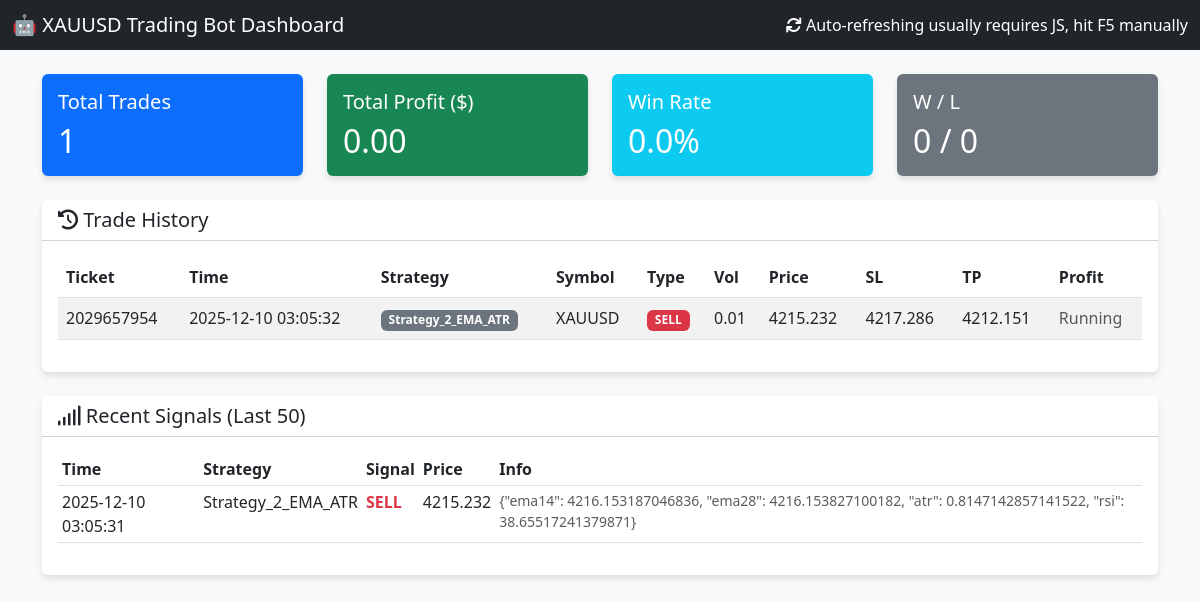
Before: / with the older database file.
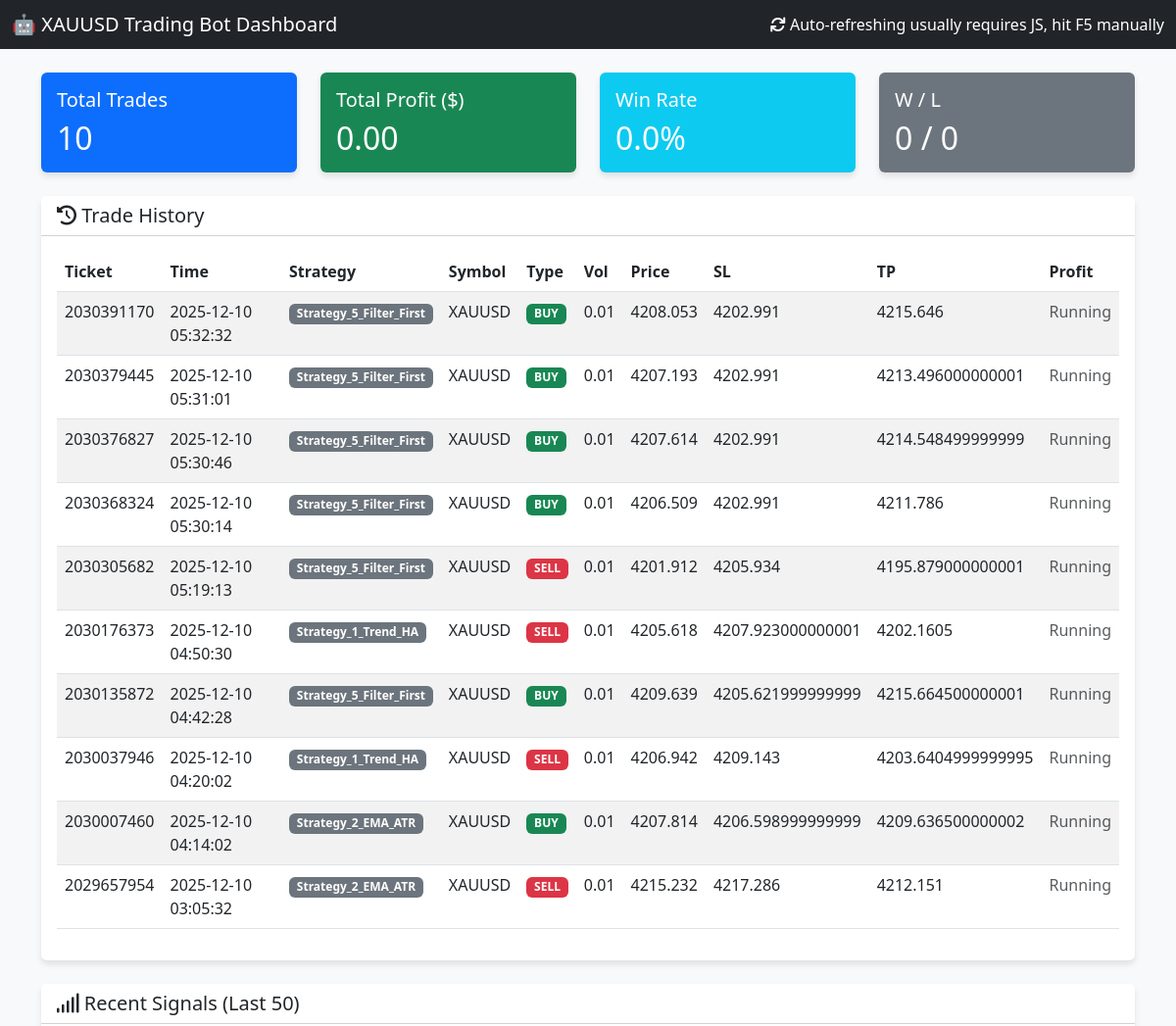
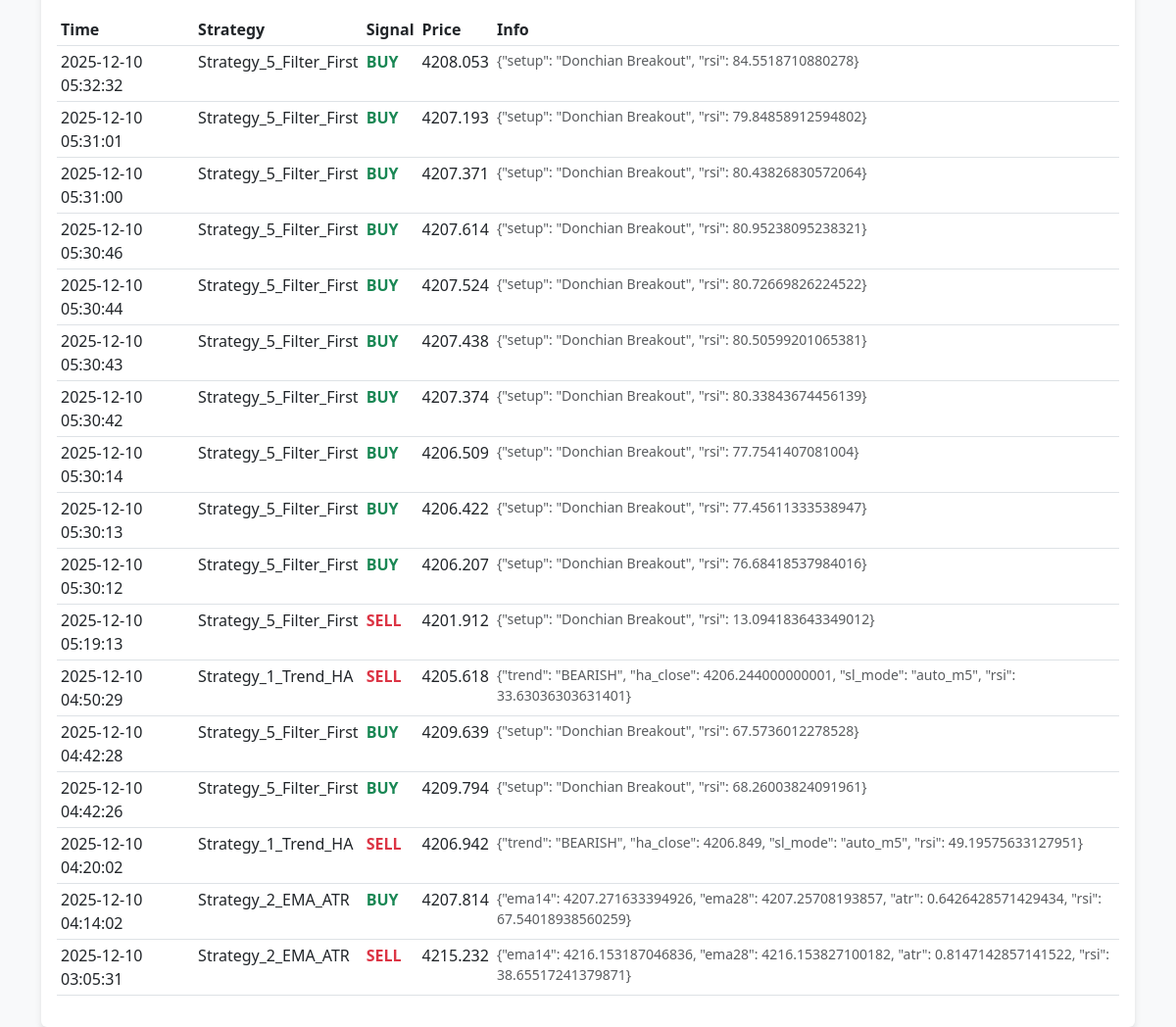
After: the same page with the newer database file (2 pictures, top to bottom).
### tables this page shows
CREATE TABLE orders (
                ticket INTEGER PRIMARY KEY,
                strategy_name TEXT,
                symbol TEXT,
                order_type TEXT,
                volume REAL,
                open_price REAL,
                sl REAL,
                tp REAL,
                open_time DATETIME,
                close_price REAL,
                profit REAL,
                comment TEXT
            );

CREATE TABLE signals (
                id INTEGER PRIMARY KEY AUTOINCREMENT,
                timestamp DATETIME DEFAULT CURRENT_TIMESTAMP,
                strategy_name TEXT,
                symbol TEXT,
                signal_type TEXT,
                price REAL,
                sl REAL,
                tp REAL,
                indicators TEXT,
                status TEXT
            );

### dashboard.py (the view)
@app.route('/')
def index():
    cur = get_db().cursor()
    cur.execute("SELECT * FROM orders ORDER BY open_time DESC")
    orders = cur.fetchall()
    total_trades = len(orders)
    total_profit = sum([o['profit'] for o in orders if o['profit'] is not None])
    wins = len([o for o in orders if o['profit'] is not None and o['profit'] > 0])
    losses = len([o for o in orders if o['profit'] is not None and o['profit'] < 0])
    win_rate = (wins / total_trades * 100) if total_trades > 0 else 0
    cur.execute("SELECT * FROM signals ORDER BY timestamp DESC LIMIT 50")
    signals = cur.fetchall()
    return render_template('index.html',
                           orders=orders,
                           signals=signals,
                           total_trades=total_trades,
                           total_profit=total_profit,
                           win_rate=win_rate,
                           wins=wins,
                           losses=losses)

### dashboard.py (called while the page is built)
def get_db():
    db = getattr(g, '_database', None)
    if db is None:
        db = g._database = sqlite3.connect(DB_PATH)
        db.row_factory = sqlite3.Row
    return db

@app.teardown_appcontext
def close_connection(exception):
    db = getattr(g, '_database', None)
    if db is not None:
        db.close()

### templates/index.html (shortened to what this page needs)
<!DOCTYPE html>
<html lang="en">
<head>
    <link href="https://cdn.jsdelivr.net/npm/bootstrap@5.3.0/dist/css/bootstrap.min.css" rel="stylesheet">
    <link href="https://cdnjs.cloudflare.com/ajax/libs/font-awesome/6.0.0/css/all.min.css" rel="stylesheet">
</head>
<body>
    <nav class="navbar navbar-dark bg-dark mb-4">
        <div class="container-fluid">
            <span class="navbar-brand mb-0 h1">🤖 XAUUSD Trading Bot Dashboard</span>
            <span class="text-white"><i class="fas fa-sync"></i> Auto-refreshing usually requires JS, hit F5
                manually</span>
        </div>
    </nav>
    <div class="container">
        <div class="row mb-4">
            <div class="col-md-3">
                <div class="card bg-primary text-white">
                    <div class="card-body">
                        <h5 class="card-title">Total Trades</h5>
                        <h2 class="card-text">{{ total_trades }}</h2>
                    </div>
                </div>
            </div>
            <div class="col-md-3">
                <div class="card {% if total_profit >= 0 %}bg-success{% else %}bg-danger{% endif %} text-white">
                    <div class="card-body">
                        <h5 class="card-title">Total Profit ($)</h5>
                        <h2 class="card-text">{{ "%.2f"|format(total_profit) }}</h2>
                    </div>
                </div>
            </div>
            <div class="col-md-3">
                <div class="card bg-info text-white">
                    <div class="card-body">
                        <h5 class="card-title">Win Rate</h5>
                        <h2 class="card-text">{{ "%.1f"|format(win_rate) }}%</h2>
                    </div>
                </div>
            </div>
            <div class="col-md-3">
                <div class="card bg-secondary text-white">
                    <div class="card-body">
                        <h5 class="card-title">W / L</h5>
                        <h2 class="card-text">{{ wins }} / {{ losses }}</h2>
                    </div>
                </div>
            </div>
        </div>
        <div class="card mb-4">
            <div class="card-header bg-white">
                <h5 class="mb-0"><i class="fas fa-history"></i> Trade History</h5>
            </div>
            <div class="card-body">
                <div class="table-responsive">
                    <table class="table table-hover table-striped">
                        <thead>
                            <tr>
                                <th>Ticket</th>
                                <th>Time</th>
                                <th>Strategy</th>
                                <th>Symbol</th>
                                <th>Type</th>
                                <th>Vol</th>
                                <th>Price</th>
                                <th>SL</th>
                                <th>TP</th>
                                <th>Profit</th>
                            </tr>
                        </thead>
                        <tbody>
                            {% for order in orders %}
                            <tr>
                                <td>{{ order.ticket }}</td>
                                <td>{{ order.open_time }}</td>
                                <td><span class="badge bg-secondary">{{ order.strategy_name }}</span></td>
                                <td>{{ order.symbol }}</td>
                                <td>
                                    {% if order.order_type == 'BUY' %}
                                    <span class="badge badge-buy">BUY</span>
                                    {% else %}
                                    <span class="badge badge-sell">SELL</span>
                                    {% endif %}
                                </td>
                                <td>{{ order.volume }}</td>
                                <td>{{ order.open_price }}</td>
                                <td>{{ order.sl }}</td>
                                <td>{{ order.tp }}</td>
                                <td
                                    class="{% if order.profit is not none and order.profit >= 0 %}profit-pos{% elif order.profit is not none %}profit-neg{% endif %}">
                                    {% if order.profit is not none %}
                                    {{ "%.2f"|format(order.profit) }}
                                    {% else %}
                                    <span class="text-muted">Running</span>
                                    {% endif %}
                                </td>
                            </tr>
                            {% endfor %}
                        </tbody>
                    </table>
                </div>
            </div>
        </div>
        <div class="card">
            <div class="card-header bg-white">
                <h5 class="mb-0"><i class="fas fa-signal"></i> Recent Signals (Last 50)</h5>
            </div>
            <div class="card-body">
                <div class="table-responsive">
                    <table class="table table-sm">
                        <thead>
                            <tr>
                                <th>Time</th>
                                <th>Strategy</th>
                                <th>Signal</th>
                                <th>Price</th>
                                <th>Info</th>
                            </tr>
                        </thead>
                        <tbody>
                            {% for sig in signals %}
                            <tr>
                                <td>{{ sig.timestamp }}</td>
                                <td>{{ sig.strategy_name }}</td>
                                <td>
                                    {% if sig.signal_type == 'BUY' %}
                                    <span class="text-success fw-bold">BUY</span>
                                    {% else %}
                                    <span class="text-danger fw-bold">SELL</span>
                                    {% endif %}
                                </td>
                                <td>{{ sig.price }}</td>
                                <td class="small text-muted">{{ sig.indicators }}</td>
                            </tr>
                            {% endfor %}
                        </tbody>
                    </table>
                </div>
            </div>
        </div>
    </div>
</body>
</html>

### templates/index.html (style rules this page uses)
body { background-color: #f8f9fa; }
.card { box-shadow: 0 4px 6px rgba(0, 0, 0, 0.1); border: none; }
.badge-buy { background-color: #198754; }
.badge-sell { background-color: #dc3545; }

Changed rows visible on the page:
added orders: ticket "2030391170", open_time "2025-12-10 05:32:32", strategy_name "Strategy_5_Filter_First", symbol "XAUUSD", order_type "BUY", volume "0.01", open_price "4208.053", sl "4202.991", tp "4215.646"
added orders: ticket "2030379445", open_time "2025-12-10 05:31:01", strategy_name "Strategy_5_Filter_First", symbol "XAUUSD", order_type "BUY", volume "0.01", open_price "4207.193", sl "4202.991", tp "4213.496000000001"
added orders: ticket "2030376827", open_time "2025-12-10 05:30:46", strategy_name "Strategy_5_Filter_First", symbol "XAUUSD", order_type "BUY", volume "0.01", open_price "4207.614", sl "4202.991", tp "4214.548499999999"
added orders: ticket "2030368324", open_time "2025-12-10 05:30:14", strategy_name "Strategy_5_Filter_First", symbol "XAUUSD", order_type "BUY", volume "0.01", open_price "4206.509", sl "4202.991", tp "4211.786"
added orders: ticket "2030305682", open_time "2025-12-10 05:19:13", strategy_name "Strategy_5_Filter_First", symbol "XAUUSD", order_type "SELL", volume "0.01", open_price "4201.912", sl "4205.934", tp "4195.879000000001"
added orders: ticket "2030176373", open_time "2025-12-10 04:50:30", strategy_name "Strategy_1_Trend_HA", symbol "XAUUSD", order_type "SELL", volume "0.01", open_price "4205.618", sl "4207.923000000001", tp "4202.1605"
added orders: ticket "2030135872", open_time "2025-12-10 04:42:28", strategy_name "Strategy_5_Filter_First", symbol "XAUUSD", order_type "BUY", volume "0.01", open_price "4209.639", sl "4205.621999999999", tp "4215.664500000001"
added orders: ticket "2030037946", open_time "2025-12-10 04:20:02", strategy_name "Strategy_1_Trend_HA", symbol "XAUUSD", order_type "SELL", volume "0.01", open_price "4206.942", sl "4209.143", tp "4203.6404999999995"
added orders: ticket "2030007460", open_time "2025-12-10 04:14:02", strategy_name "Strategy_2_EMA_ATR", symbol "XAUUSD", order_type "BUY", volume "0.01", open_price "4207.814", sl "4206.598999999999", tp "4209.636500000002"
added signals: timestamp "2025-12-10 05:32:32", strategy_name "Strategy_5_Filter_First", signal_type "BUY", price "4208.053", indicators "{\"setup\": \"Donchian Breakout\", \"rsi\": 84.5518710880278}"
added signals: timestamp "2025-12-10 05:31:01", strategy_name "Strategy_5_Filter_First", signal_type "BUY", price "4207.193", indicators "{\"setup\": \"Donchian Breakout\", \"rsi\": 79.84858912594802}"
added signals: timestamp "2025-12-10 05:31:00", strategy_name "Strategy_5_Filter_First", signal_type "BUY", price "4207.371", indicators "{\"setup\": \"Donchian Breakout\", \"rsi\": 80.43826830572064}"
added signals: timestamp "2025-12-10 05:30:46", strategy_name "Strategy_5_Filter_First", signal_type "BUY", price "4207.614", indicators "{\"setup\": \"Donchian Breakout\", \"rsi\": 80.95238095238321}"
added signals: timestamp "2025-12-10 05:30:44", strategy_name "Strategy_5_Filter_First", signal_type "BUY", price "4207.524", indicators "{\"setup\": \"Donchian Breakout\", \"rsi\": 80.72669826224522}"
added signals: timestamp "2025-12-10 05:30:43", strategy_name "Strategy_5_Filter_First", signal_type "BUY", price "4207.438", indicators "{\"setup\": \"Donchian Breakout\", \"rsi\": 80.50599201065381}"
added signals: timestamp "2025-12-10 05:30:42", strategy_name "Strategy_5_Filter_First", signal_type "BUY", price "4207.374", indicators "{\"setup\": \"Donchian Breakout\", \"rsi\": 80.33843674456139}"
added signals: timestamp "2025-12-10 05:30:14", strategy_name "Strategy_5_Filter_First", signal_type "BUY", price "4206.509", indicators "{\"setup\": \"Donchian Breakout\", \"rsi\": 77.7541407081004}"
added signals: timestamp "2025-12-10 05:30:13", strategy_name "Strategy_5_Filter_First", signal_type "BUY", price "4206.422", indicators "{\"setup\": \"Donchian Breakout\", \"rsi\": 77.45611333538947}"
added signals: timestamp "2025-12-10 05:30:12", strategy_name "Strategy_5_Filter_First", signal_type "BUY", price "4206.207", indicators "{\"setup\": \"Donchian Breakout\", \"rsi\": 76.68418537984016}"
added signals: timestamp "2025-12-10 05:19:13", strategy_name "Strategy_5_Filter_First", signal_type "SELL", price "4201.912", indicators "{\"setup\": \"Donchian Breakout\", \"rsi\": 13.094183643349012}"
added signals: timestamp "2025-12-10 04:50:29", strategy_name "Strategy_1_Trend_HA", signal_type "SELL", price "4205.618", indicators "{\"trend\": \"BEARISH\", \"ha_close\": 4206.244000000001, \"sl_mode\": \"auto_m5\", \"rsi\": 33.63036303631401}"
added signals: timestamp "2025-12-10 04:42:28", strategy_name "Strategy_5_Filter_First", signal_type "BUY", price "4209.639", indicators "{\"setup\": \"Donchian Breakout\", \"rsi\": 67.5736012278528}"
added signals: timestamp "2025-12-10 04:42:26", strategy_name "Strategy_5_Filter_First", signal_type "BUY", price "4209.794", indicators "{\"setup\": \"Donchian Breakout\", \"rsi\": 68.26003824091961}"
added signals: timestamp "2025-12-10 04:20:02", strategy_name "Strategy_1_Trend_HA", signal_type "SELL", price "4206.942", indicators "{\"trend\": \"BEARISH\", \"ha_close\": 4206.849, \"sl_mode\": \"auto_m5\", \"rsi\": 49.19575633127951}"
added signals: timestamp "2025-12-10 04:14:02", strategy_name "Strategy_2_EMA_ATR", signal_type "BUY", price "4207.814", indicators "{\"ema14\": 4207.271633394926, \"ema28\": 4207.25708193857, \"atr\": 0.6426428571429434, \"rsi\": 67.54018938560259}"
Other visible differences:
{{ total_trades }}: "1" → "10"
